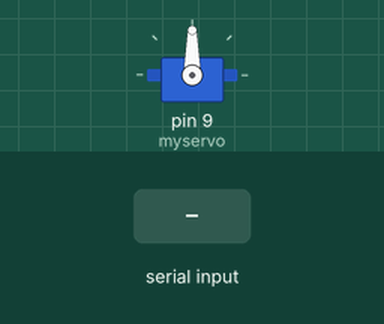
Simulated run of this sketch. Board: Arduino Uno, built with avr-gcc and run on an emulated ATmega328P. Parts: servo. The inputs (shaded band) are chosen by the test bench.

Above: at 1.2 s.
1.3 s: "1" received over Serial
At 2.1 s:
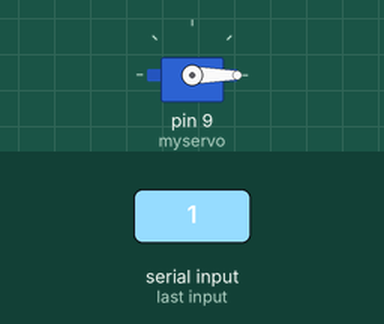
Timing chart, 0 to 4.3 s (numbered marks = the images above; inputs shaded):
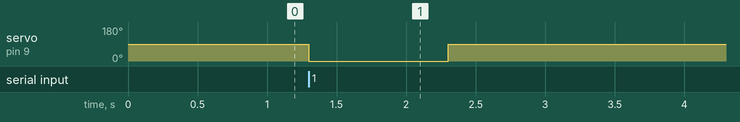

The sketch:

servoPrueba.ino
```cpp
#include <Servo.h>

Servo myservo;

void setup() {
  myservo.attach(9);
  Serial.begin(9600);
  myservo.write(90);
}

void loop() {
 if (Serial.available()){
  int valor = Serial.read();
  if (valor == 49){
  myservo.write(0);
  delay(1000);
  myservo.write(90);
  delay(1000);

  }
}
}
```

Measured:
- after the input at 1.3 s, servo on pin 9 (myservo): 90° → 0° at once, → 90° 1.0 s later
